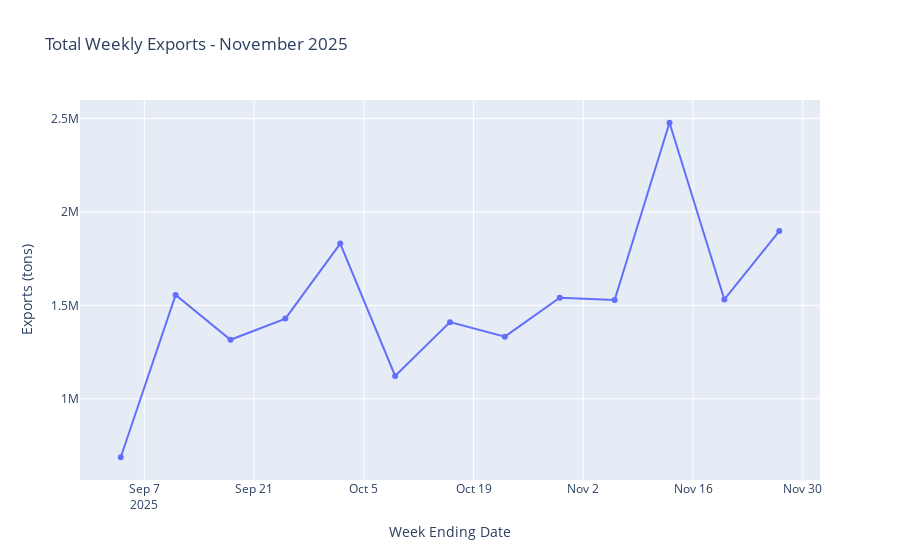

Write notebook code for a chart like this one.
### Code cell
data_2026 = exports[(exports["weekEndingDate"].dt.year == 2025)]
weekly_total_exports = data_2026.groupby("weekEndingDate")["weeklyExports"].sum().reset_index()
weekly_total_exports["weekEndingDate"] = weekly_total_exports["weekEndingDate"].dt.strftime("%Y-%m-%d")

figure2 = px.line(
    weekly_total_exports,
    x="weekEndingDate",        # column used for x-axis
    y="weeklyExports",         # column used for y-axis
    title="Total Weekly Exports - November 2025",
    markers=True,
    labels={                    # this is how you name the axes
        "weekEndingDate": "Week Ending Date",  # friendly x-axis title
        "weeklyExports": "Exports (tons)"      # friendly y-axis title
    }
)

figure2.show()
figure2.write_json("agdatavault.com/public/exports2025.json")

### Figure 1 — Plotly figure (JSON) as saved in the notebook; plotly's stock layout.template omitted (floating-point values rounded to 4 significant figures)
{"data": [{"hovertemplate": "Week Ending Date=%{x}<br>Exports (tons)=%{y}<extra></extra>", "legendgroup": "", "line": {"color": "#636efa", "dash": "solid"}, "marker": {"symbol": "circle"}, "mode": "lines+markers", "name": "", "orientation": "v", "showlegend": false, "type": "scatter", "x": ["2025-09-04", "2025-09-11", "2025-09-18", "2025-09-25", "2025-10-02", "2025-10-09", "2025-10-16", "2025-10-23", "2025-10-30", "2025-11-06", "2025-11-13", "2025-11-20", "2025-11-27"], "xaxis": "x", "y": [687326, 1555901, 1315867, 1429180, 1830620, 1122480, 1410130, 1332502, 1540714, 1528644, 2476796, 1531636, 1897585], "yaxis": "y"}], "layout": {"legend": {"tracegroupgap": 0}, "title": {"text": "Total Weekly Exports - November 2025"}, "xaxis": {"anchor": "y", "domain": [0, 1], "title": {"text": "Week Ending Date"}}, "yaxis": {"anchor": "x", "domain": [0, 1], "title": {"text": "Exports (tons)"}}}}
